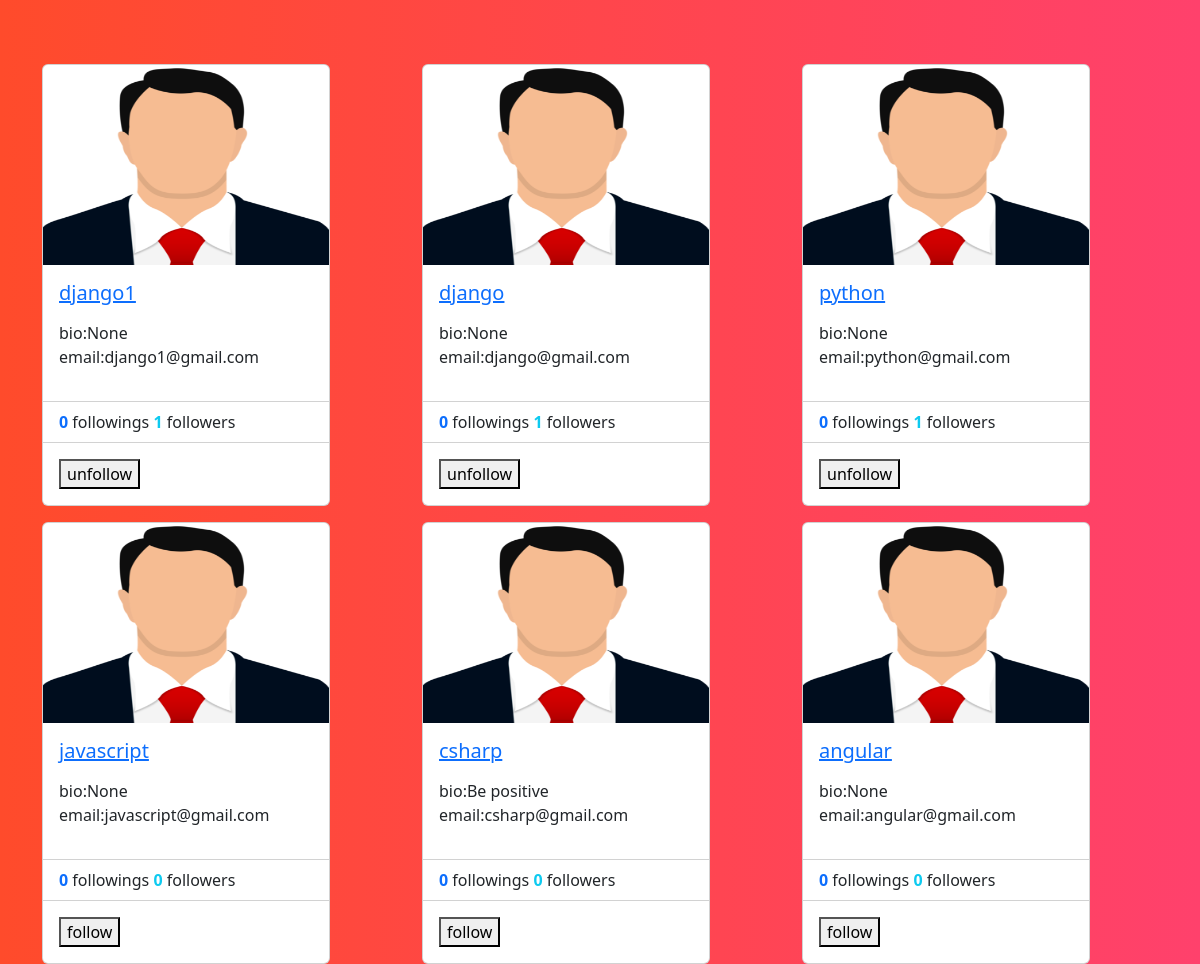
/profiles/all (signed in), run on an earlier commit of the app's database.
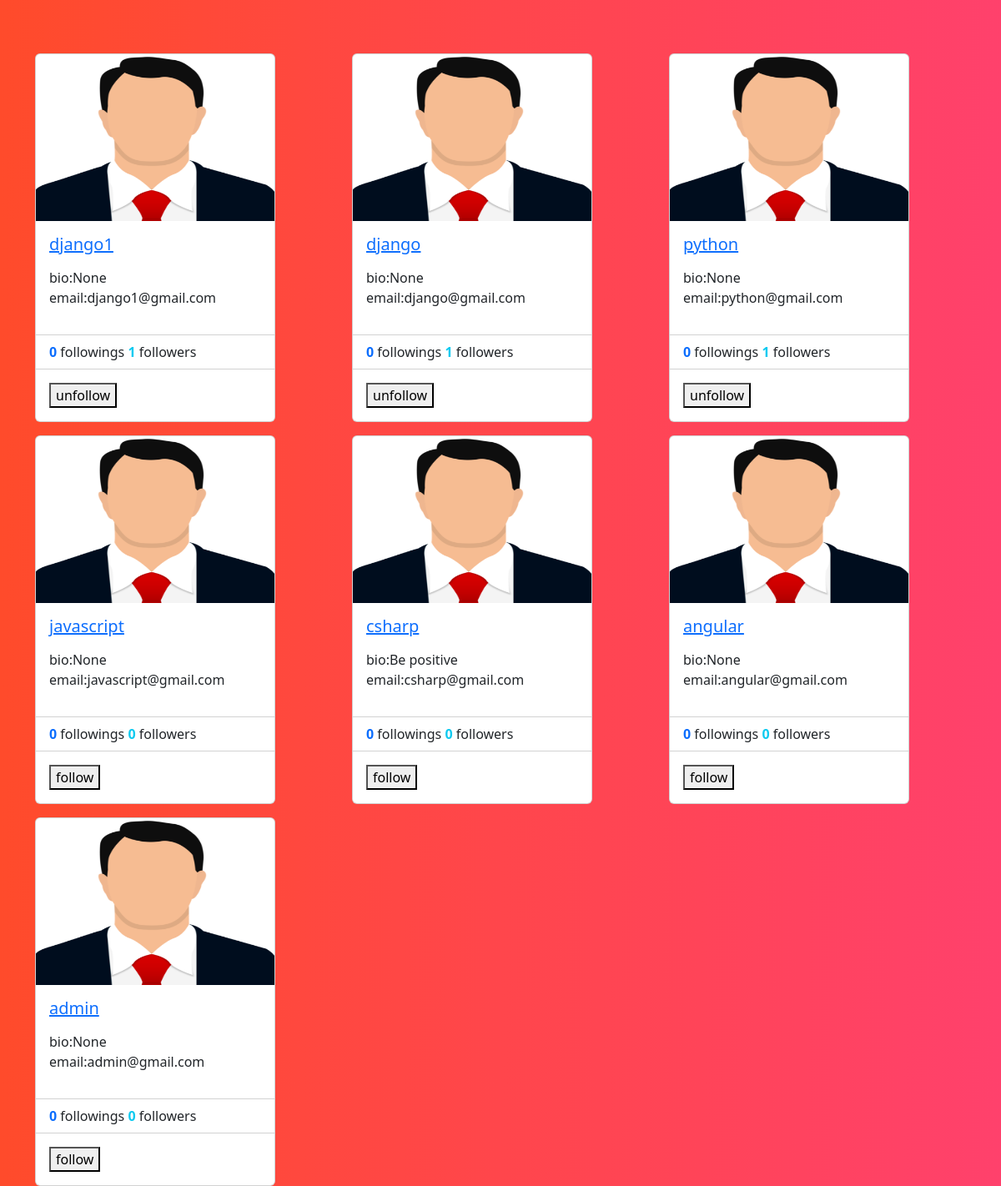
And on a later commit of the database.
### social/models.py (models this page shows)
class UserProfile(models.Model):
    user=models.OneToOneField(User,on_delete=models.CASCADE,related_name="profile")
    address=models.CharField(max_length=200,null=True)
    phone=models.CharField(max_length=200,null=True)
    profile_pic=models.ImageField(upload_to="profilepics",null=True,blank=True)
    dob=models.DateField(null=True)
    bio=models.CharField(max_length=200,null=True)
    following=models.ManyToManyField("self",related_name="followed_by",symmetrical=False,null=True)
    block=models.ManyToManyField("self",related_name="blocked",symmetrical=False,null=True)
    def __str__(self):
        return self.user.username

### social/views.py (the view)
# urls.py: path('profiles/all',views.ProfileListView.as_view(),name="profile-list"),
class ProfileListView(View):
    def get(self,request,*args,**kwargs):
        qs=UserProfile.objects.all().exclude(user=request.user) #exclude will remove the loggedin user
        return render(request,"profile_list.html",{"data":qs})

### social/templates/profile_list.html (shortened to what this page needs)
<!DOCTYPE html>
{%load static%}
<html lang="en">
<head>
    <link href="https://cdn.jsdelivr.net/npm/bootstrap@5.3.2/dist/css/bootstrap.min.css" rel="stylesheet">
</head>
<body style="background: #FF416C;
background: -webkit-linear-gradient(to right, #FF4B2B, #FF416C);
background: linear-gradient(to right, #FF4B2B, #FF416C);">
<div class="container">
    <div class="row mt-5">
        {%for profile in data%}
            <div class="col-4 mt-3">
                <div class="card" style="width: 18rem;">
                    {%if profile.profile_pic%}
                    <img src="{{profile.profile_pic.url}}" class="card-img-top" alt="..." height="200px">
                    {%else%}
                    <img src="{%static 'social/images/profilepic.png'%}" class="card-img-top" alt="..." height="200px">
                    {%endif%}
                    <div class="card-body">
                      <h5 class="card-title">
                        <a href="{%url 'profile-details' profile.id %}">{{profile}}</a>
                      </h5>
                      <p class="card-text">
                        <div>
                            bio:{{profile.bio}}
                        </div>
                       <div>
                        email:{{profile.user.email}}
                       </div>
                      </p>
                    </div>
                    <ul class="list-group list-group-flush">
                      <li class="list-group-item">
                       <span class="fw-bold text-primary"> {{profile.following.count}}</span> followings
                       <span class="fw-bold text-info">  {{profile.followed_by.count}}</span> followers </li>
                    </ul>
                    <div class="card-body">
                     <form action="{%url 'follow' profile.id %}" method="post">
                      {%if profile in request.user.profile.following.all %}
                         <button type="submit" name="action" value="unfollow">unfollow</button>
                      {%else%}
                        <button type="submit" name="action" value="follow">follow</button>
                      {%endif%}
                     </form>
                    </div>
                  </div>
            </div>
        {%endfor%}
    </div>
</div>
</body>
</html>

What changed in the data, as far as the page shows it:
added UserProfile: user.username "admin", bio "None", user.email "admin@gmail.com", following.count "0", followed_by.count "0"
